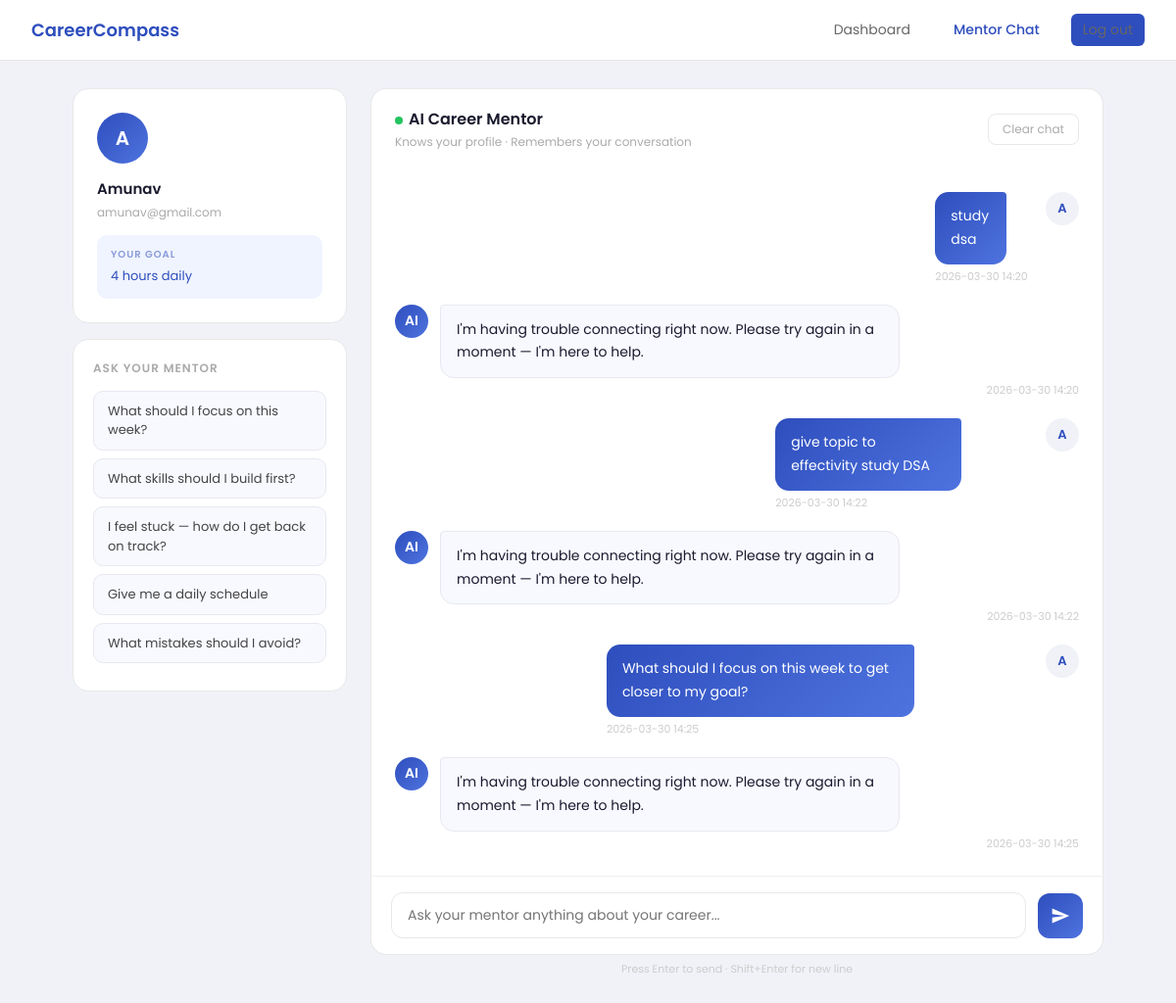
The page /mentor (signed in) on the database its author committed.
### tables this page shows
CREATE TABLE onboarding (
            id INTEGER PRIMARY KEY AUTOINCREMENT,
            user_id INTEGER UNIQUE NOT NULL,
            temp_history TEXT DEFAULT '[]',
            user_type TEXT DEFAULT '',
            dynamic_answer TEXT DEFAULT '',
            goal TEXT DEFAULT '',
            challenge TEXT DEFAULT '',
            ai_summary TEXT DEFAULT '',
            completed INTEGER DEFAULT 0,
            created_at TIMESTAMP DEFAULT CURRENT_TIMESTAMP,
            FOREIGN KEY (user_id) REFERENCES users(id)
        );

CREATE TABLE chat_messages (
            id INTEGER PRIMARY KEY AUTOINCREMENT,
            user_id INTEGER NOT NULL,
            role TEXT NOT NULL,
            content TEXT NOT NULL,
            created_at TIMESTAMP DEFAULT CURRENT_TIMESTAMP,
            FOREIGN KEY (user_id) REFERENCES users(id)
        );

### app.py (the view)
@app.route("/mentor")
@login_required
def mentor():
    if not has_completed_onboarding(session["user_id"]):
        return redirect(url_for("onboarding"))
    user_id = session["user_id"]
    conn = get_db()
    profile = conn.execute(
        "SELECT * FROM onboarding WHERE user_id = ?", (user_id,)
    ).fetchone()
    messages = conn.execute(
        """SELECT role, content, created_at
           FROM chat_messages
           WHERE user_id = ?
           ORDER BY created_at ASC""",
        (user_id,)
    ).fetchall()
    conn.close()
    return render_template("mentor.html",
                           email=session["user_email"],
                           profile=profile,
                           messages=messages)

### app.py (called while the page is built)
def get_db():
    conn = sqlite3.connect("users.db", timeout=30, check_same_thread=False)
    conn.row_factory = sqlite3.Row
    conn.execute("PRAGMA journal_mode=WAL")
    conn.execute("PRAGMA busy_timeout=30000")
    return conn

def login_required(f):
    @wraps(f)
    def decorated(*args, **kwargs):
        if "user_id" not in session:
            return redirect(url_for("login"))
        return f(*args, **kwargs)
    return decorated

def has_completed_onboarding(user_id):
    conn = get_db()
    row = conn.execute(
        "SELECT completed FROM onboarding WHERE user_id = ?",
        (user_id,)
    ).fetchone()
    conn.close()
    return row and row["completed"] == 1

### templates/mentor.html (shortened to what this page needs)
<!DOCTYPE html>
<html lang="en">
<head>
</head>
<body>
<div class="navbar">
    <a href="/dashboard" class="logo">CareerCompass</a>
    <div class="nav-links">
        <a href="/dashboard">Dashboard</a>
        <a href="/mentor" class="active">Mentor Chat</a>
        <a href="/logout" class="logout-btn">Log out</a>
    </div>
</div>
<div class="page-wrap">
    <div class="sidebar">
        <div class="profile-card">
            <div class="profile-avatar">
                {{ email[0].upper() }}
            </div>
            <h3>{{ email.split('@')[0] | title }}</h3>
            <div class="email">{{ email }}</div>
            {% if profile %}
            <div class="profile-goal">
                <div class="goal-label">Your goal</div>
                {{ profile.goal[:120] }}{% if profile.goal|length > 120 %}...{% endif %}
            </div>
            {% endif %}
        </div>
        <div class="suggestions-card">
            <h4>Ask your mentor</h4>
            {% if profile %}
            <button class="suggestion-chip"
                onclick="usePrompt('What should I focus on this week to get closer to my goal?')">
                What should I focus on this week?
            </button>
            <button class="suggestion-chip"
                onclick="usePrompt('What are the most important skills I need to develop right now?')">
                What skills should I build first?
            </button>
            <button class="suggestion-chip"
                onclick="usePrompt('I feel stuck and unmotivated. What should I do?')">
                I feel stuck — how do I get back on track?
            </button>
            <button class="suggestion-chip"
                onclick="usePrompt('Can you give me a realistic daily schedule to reach my goal faster?')">
                Give me a daily schedule
            </button>
            <button class="suggestion-chip"
                onclick="usePrompt('What mistakes are people in my situation commonly making?')">
                What mistakes should I avoid?
            </button>
            {% endif %}
        </div>
    </div>
    <div class="chat-wrap">
        <div class="chat-header">
            <div class="chat-header-left">
                <h2><span class="status-dot"></span>AI Career Mentor</h2>
                <p>Knows your profile · Remembers your conversation</p>
            </div>
            <button class="clear-btn" onclick="clearChat()">Clear chat</button>
        </div>
        <div class="messages-box" id="messages-box">
            {% if not messages %}
            <div class="welcome-msg" id="welcome-msg">
                <div class="icon">&#129302;</div>
                <h3>Hi {{ email.split('@')[0] | title }}, I'm your mentor</h3>
                <p>
                    I've read your career profile and I'm ready to give you
                    personalised advice. Ask me anything about your journey.
                </p>
            </div>
            {% else %}
            {% for msg in messages %}
            <div class="msg-row {% if msg.role == 'user' %}user-row{% endif %}">
                <div class="msg-avatar {% if msg.role == 'user' %}user-avatar{% else %}ai-avatar{% endif %}">
                    {% if msg.role == 'user' %}{{ email[0].upper() }}{% else %}AI{% endif %}
                </div>
                <div>
                    <div class="msg-bubble {% if msg.role == 'user' %}user-bubble{% else %}ai-bubble{% endif %}"
                         {% if msg.role == 'assistant' %}id="ai-content"{% endif %}>
                        {% if msg.role == 'assistant' %}
                            {{ msg.content | safe }}
                        {% else %}
                            {{ msg.content }}
                        {% endif %}
                    </div>
                    <div class="msg-time">{{ msg.created_at[:16] if msg.created_at else '' }}</div>
                </div>
            </div>
            {% endfor %}
            {% endif %}
        </div>
        <div class="input-bar">
            <textarea
                id="msg-input"
                placeholder="Ask your mentor anything about your career..."
                rows="1"
                onkeydown="handleKey(event)"
                oninput="autoResize(this)"
            ></textarea>
            <button class="send-btn" id="send-btn" onclick="sendMessage()">
                <svg viewBox="0 0 24 24" xmlns="http://www.w3.org/2000/svg">
                    <path d="M2.01 21L23 12 2.01 3 2 10l15 2-15 2z"/>
                </svg>
            </button>
        </div>
        <div class="input-hint">Press Enter to send · Shift+Enter for new line</div>
    </div>
</div>
</body>
</html>

### rows shown on the page
onboarding: goal "4 hours daily"
chat_messages: email "A", content "study dsa", created_at "2026-03-30 14:20"
chat_messages: role "AI", content "I'm having trouble connecting right now. Please try again in a moment — I'm here to help.", created_at "2026-03-30 14:20"
chat_messages: email "A", content "give topic to effectivity study DSA", created_at "2026-03-30 14:22"
chat_messages: role "AI", content "I'm having trouble connecting right now. Please try again in a moment — I'm here to help.", created_at "2026-03-30 14:22"
chat_messages: email "A", content "What should I focus on this week to get closer to my goal?", created_at "2026-03-30 14:25"
chat_messages: role "AI", content "I'm having trouble connecting right now. Please try again in a moment — I'm here to help.", created_at "2026-03-30 14:25"

### other values the page prints
{{ email[0].upper() }} "A"
{{ email.split('@')[0] | title }} "Amunav"
{{ email }} "amunav@gmail.com"
